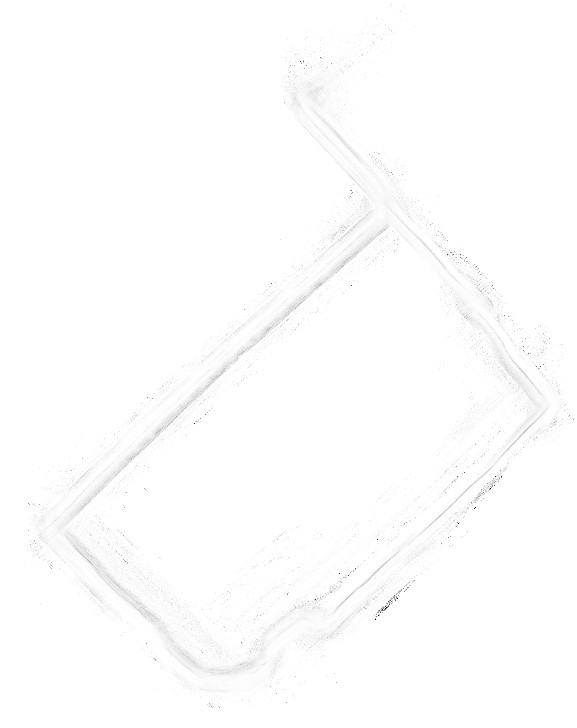
%> input picture Datasets/europaData/res50/train/001mapImage0.5.jpg, 577 x 728 px
$ octave --eval "result = distance_map(imread('../../../Datasets/europaData/res50/train/001mapImage0.5.jpg'));"   (GNU Octave 9; MATLAB toolbox functions it lacks are replaced by stand-ins)
%> lines starting %> are read from the running program, lines starting %| are printed output that depends on the picture
function [D_euclidean,D_euclidean_compl,D_euclidean_signed] = distance_map(I)

% comment the function
% inputs:
%   I           - an image in gray scale (should be size of the sidewalkdetector_feature ly x lx)
% output:
%   D_euclidean        - the distance map (unary feature)
%   D_euclidean_compl  - the complemtary distance map (unary feature)

% define the level according to which compute the binaty tranformation
level = 0.9; % graythresh(I)
% compute the binary image transformation
bwimage = im2bw(I, level);
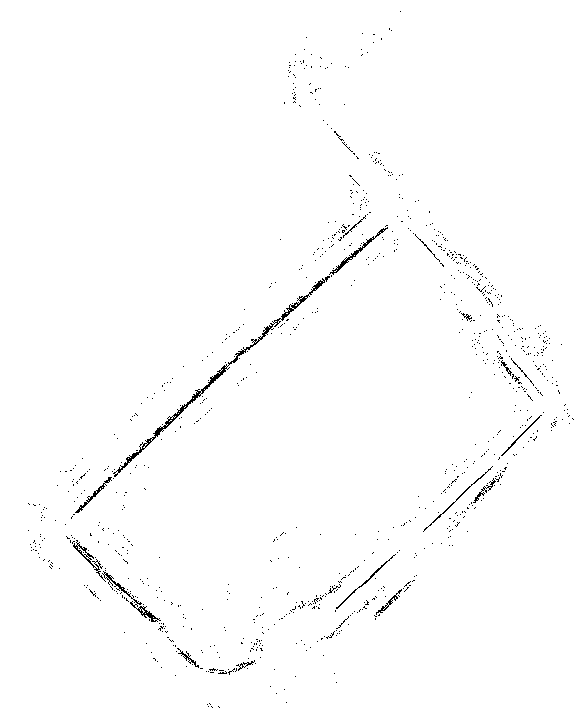
%> bwimage: size 728x577 logical; 99% white; black in thin lines or dots
figure('Name','Original image and corresponding binary image','NumberTitle','off'),
subplot(1,2,1), imshow(I),
subplot(1,2,2), imshow(bwimage),
% subplot(1,3,3), imshow(~bwimage),

% compute the distance transform and the skeleton og the binary image
D_euclidean = double(bwdist(bwimage,'euclidean'));
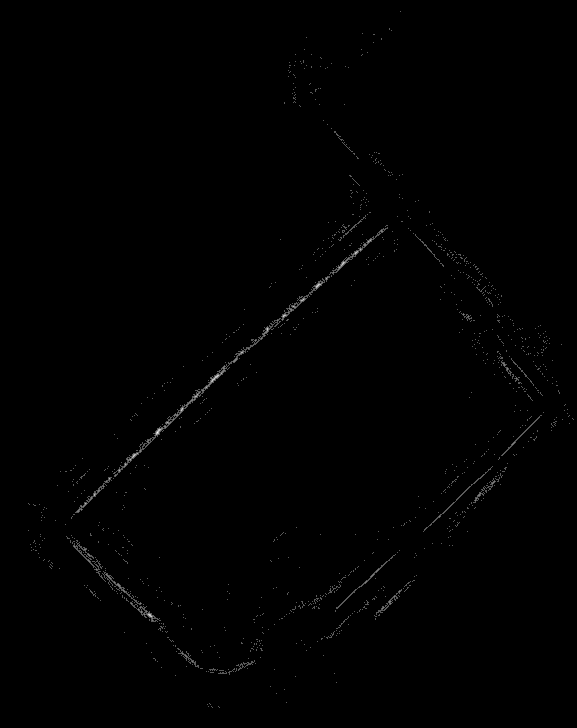
%> D_euclidean: size 728x577 double; min 0, max 2.83, mean 0.011; drawn with min black and max white
D_euclidean_compl = double(bwdist(~bwimage,'euclidean'));
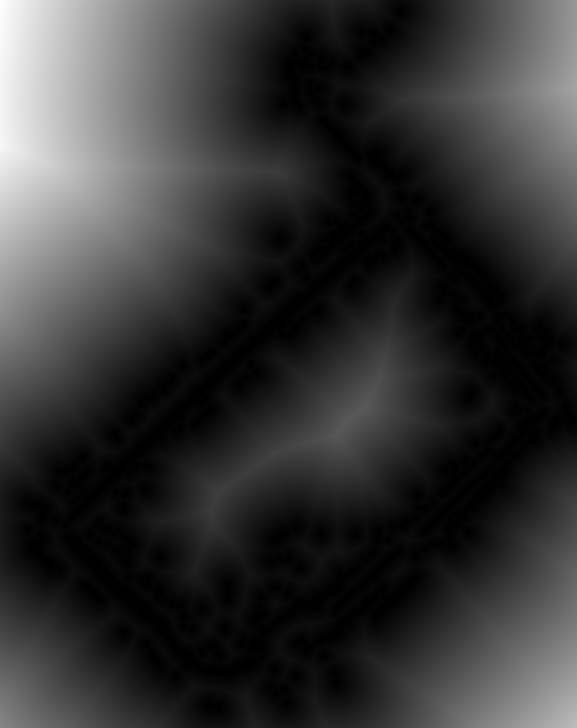
%> D_euclidean_compl: size 728x577 double; min 0, max 295.6, mean 61.4; drawn with min black and max white
% D_skel = bwmorph(bwimage,'skel', 1);
% D_skel_compl = bwmorph(~bwimage,'skel', 1);


% create a map of points inside the closed surface
M = imfill(bwimage, 'holes');
%> M: size 728x577 logical; every value is 1
figure('Name','imfill output','NumberTitle','off'),  imshow(M);
% generate the signed distance transform
D_euclidean_signed = D_euclidean_compl;
D_euclidean_signed(M) = -D_euclidean_compl(M);
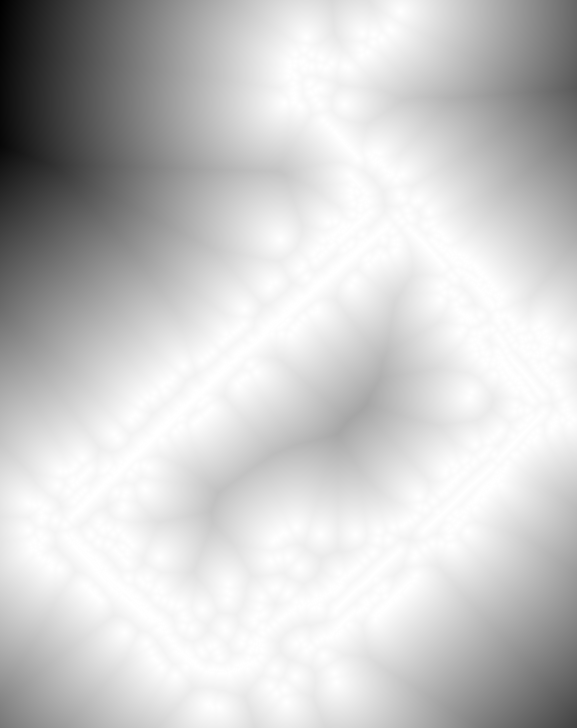
%> D_euclidean_signed: size 728x577 double; min -295.6, max 0, mean -61.4; drawn with min black and max white
% D_euclidean_signed = -D_euclidean_signed;

% plot preview of the tranforms
% figure, subplot(1,2,1), subimage(mat2gray(D_euclidean_signed)), title('Euclidean distance trasform signed')
% hold on, imcontour(D_euclidean_signed)
% subplot(1,2,2), subimage(mat2gray(D_euclidean_compl)), title('Euclidean distance trasform complementary')
% hold on, imcontour(D_euclidean_compl)

% subplot(2,2,3), subimage(mat2gray(D_skel)), title('Skeleton')
% subplot(2,2,4), subimage(mat2gray(D_skel_compl)), title('Skeleton complementary')

%% try another transform, it gives same result
% compute the gray-weighted distance transform of a greyyscale image
% mask = I<0.2;
% size(I)
% size(mask)
% D_euclidean_gray = graydist(I,mask);
% figure, subimage(mat2gray(D_euclidean_gray)), title('Euclidean gray-weighted distance trasform')
% % hold on, imcontour(D_euclidean_grey)

end
